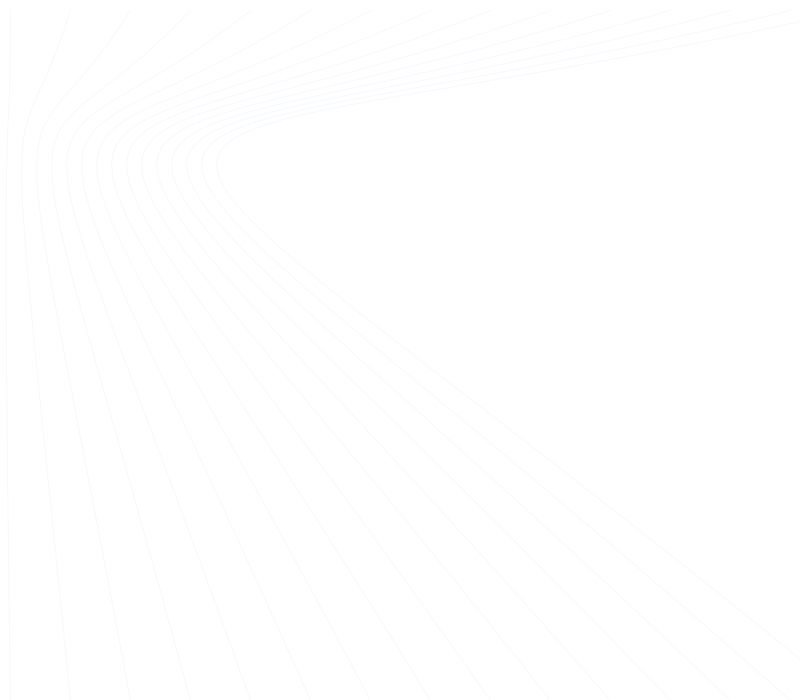
Frame 1 (no input)
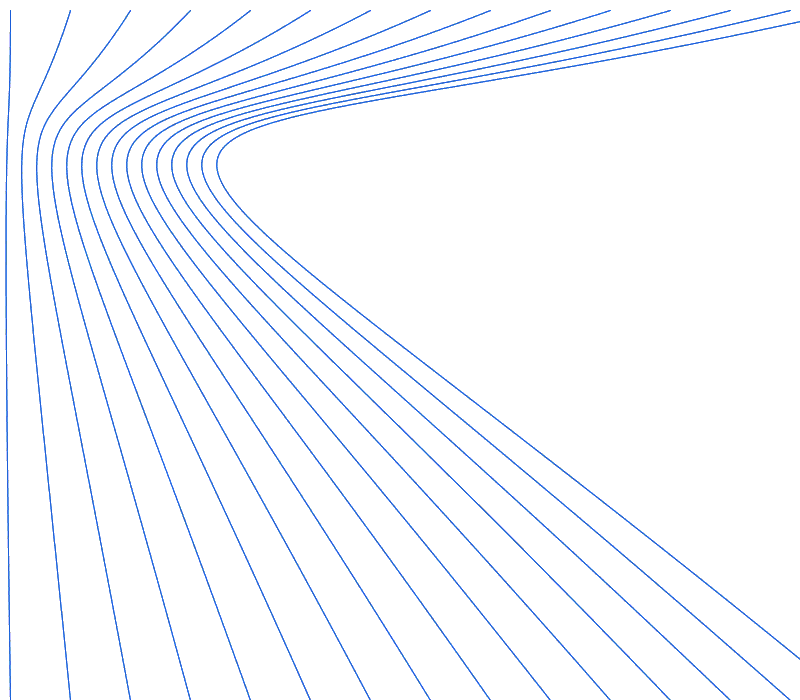
Frame 60 (the mouse pressed at the canvas centre just before this capture)
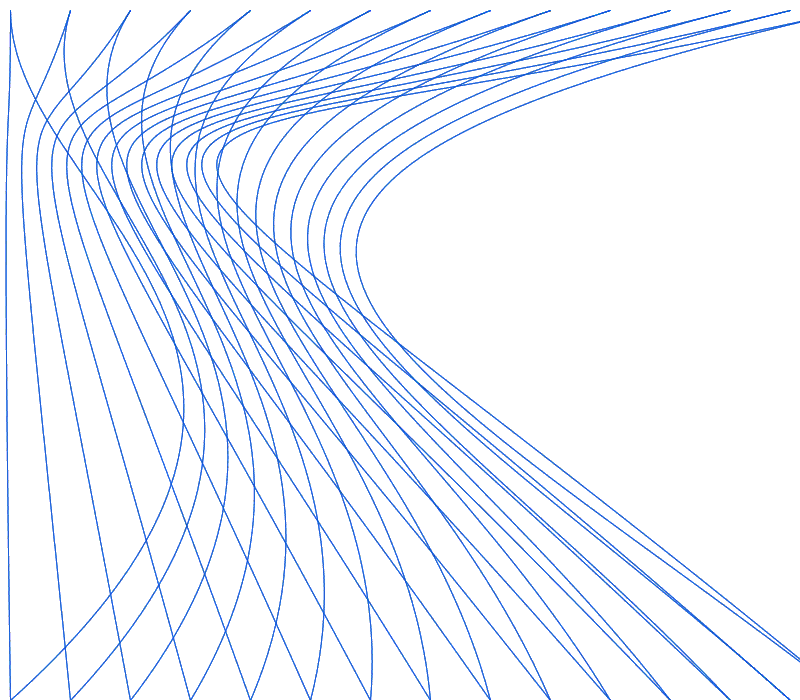
Frame 120 (the mouse held since frame 60 and released just before this capture)

The Processing sketch that drew these frames (run headless with seeded random() and noise(); from frame 60 on, the mouse is pressed at the canvas centre):

// Processing sketch: processing_171976
// ── processing_171976.pde

int counter;

void setup() {
     size(800, 700);
     smooth();
     stroke (0, 65, 200, 10);
     noFill ();
     background (255);
     
}
   void draw() {
     for (int i=10; i<900; i= i+60) {
    bezier(i, 10, 10, 200, mouseX, mouseY, i, height);
}

   }
